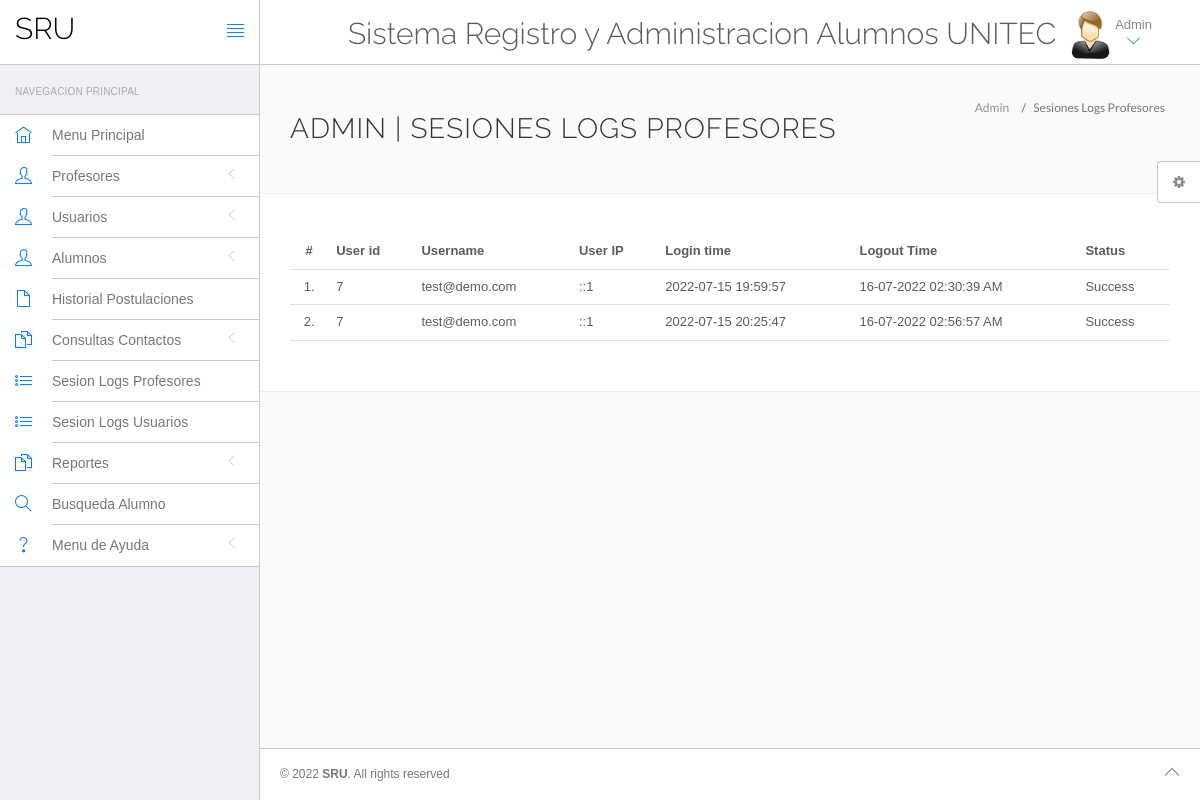
Screenshot of /srunitec/admin/profesor-logs.php (signed in) with the database file from the repository.
### tables this page shows
CREATE TABLE `profesoreslog` (
  `id` int(11) NOT NULL,
  `uid` int(11) DEFAULT NULL,
  `username` varchar(255) DEFAULT NULL,
  `userip` binary(16) DEFAULT NULL,
  `loginTime` timestamp NULL DEFAULT current_timestamp(),
  `logout` varchar(255) DEFAULT NULL,
  `status` int(11) DEFAULT NULL
);

### srunitec/admin/profesor-logs.php (the view, shortened to what this page needs)
<?php
include('include/config.php');
?>
<!DOCTYPE html>
<html lang="en">
	<head>
		<link rel="stylesheet" href="vendor/bootstrap/css/bootstrap.min.css">
		<link rel="stylesheet" href="vendor/fontawesome/css/font-awesome.min.css">
		<link rel="stylesheet" href="vendor/themify-icons/themify-icons.min.css">
		<link href="vendor/animate.css/animate.min.css" rel="stylesheet" media="screen">
		<link href="vendor/perfect-scrollbar/perfect-scrollbar.min.css" rel="stylesheet" media="screen">
		<link href="vendor/switchery/switchery.min.css" rel="stylesheet" media="screen">
		<link href="vendor/bootstrap-touchspin/jquery.bootstrap-touchspin.min.css" rel="stylesheet" media="screen">
		<link href="vendor/select2/select2.min.css" rel="stylesheet" media="screen">
		<link href="vendor/bootstrap-datepicker/bootstrap-datepicker3.standalone.min.css" rel="stylesheet" media="screen">
		<link href="vendor/bootstrap-timepicker/bootstrap-timepicker.min.css" rel="stylesheet" media="screen">
		<link rel="stylesheet" href="assets/css/styles.css">
		<link rel="stylesheet" href="assets/css/plugins.css">
		<link rel="stylesheet" href="assets/css/themes/theme-1.css" id="skin_color" />
	</head>
	<body>
		<div id="app">
<?php include('include/sidebar.php');?>
			<div class="app-content">
					<?php include('include/header.php');?>
				<div class="main-content" >
					<div class="wrap-content container" id="container">
						<section id="page-title">
							<div class="row">
								<div class="col-sm-8">
									<h1 class="mainTitle">Admin | Sesiones Logs Profesores</h1>
																	</div>
								<ol class="breadcrumb">
									<li>
										<span>Admin </span>
									</li>
									<li class="active">
										<span>Sesiones Logs Profesores</span>
									</li>
								</ol>
							</div>
						</section>
						<div class="container-fluid container-fullw bg-white">
									<div class="row">
								<div class="col-md-12">
									<table class="table table-hover" id="sample-table-1">
										<thead>
											<tr>
												<th class="center">#</th>
												<th class="hidden-xs">User id</th>
												<th>Username</th>
												<th>User IP</th>
												<th>Login time</th>
												<th>Logout Time </th>
												<th> Status </th>
											</tr>
										</thead>
										<tbody>
<?php
$sql=mysqli_query($con,"select * from profesoreslog ");
$cnt=1;
while($row=mysqli_fetch_array($sql))
{
?>
											<tr>
												<td class="center"><?php echo $cnt;?>.</td>
												<td class="hidden-xs"><?php echo $row['uid'];?></td>
												<td class="hidden-xs"><?php echo $row['username'];?></td>
												<td><?php echo $row['userip'];?></td>
												<td><?php echo $row['loginTime'];?></td>
												<td><?php echo $row['logout'];?>
												</td>
												<td>
<?php if($row['status']==1)
{
	echo "Success";
}
else
{
	echo "Failed";
}?>
</td>
											</tr>
											<?php
$cnt=$cnt+1;
											 }?>
										</tbody>
									</table>
								</div>
							</div>
								</div>
					</div>
				</div>
			</div>
	<?php include('include/footer.php');?>
	<?php include('include/setting.php');?>
		</div>
	</body>
</html>

### srunitec/admin/assets/css/themes/theme-1.css (style rules this page uses)
body { background: #FAFAFA; }

### rows the page displays
profesoreslog: uid "7", username "test@demo.com", userip "::1", loginTime "2022-07-15 19:59:57", logout "16-07-2022 02:30:39 AM", status "Success"
profesoreslog: uid "7", username "test@demo.com", userip "::1", loginTime "2022-07-15 20:25:47", logout "16-07-2022 02:56:57 AM", status "Success"
